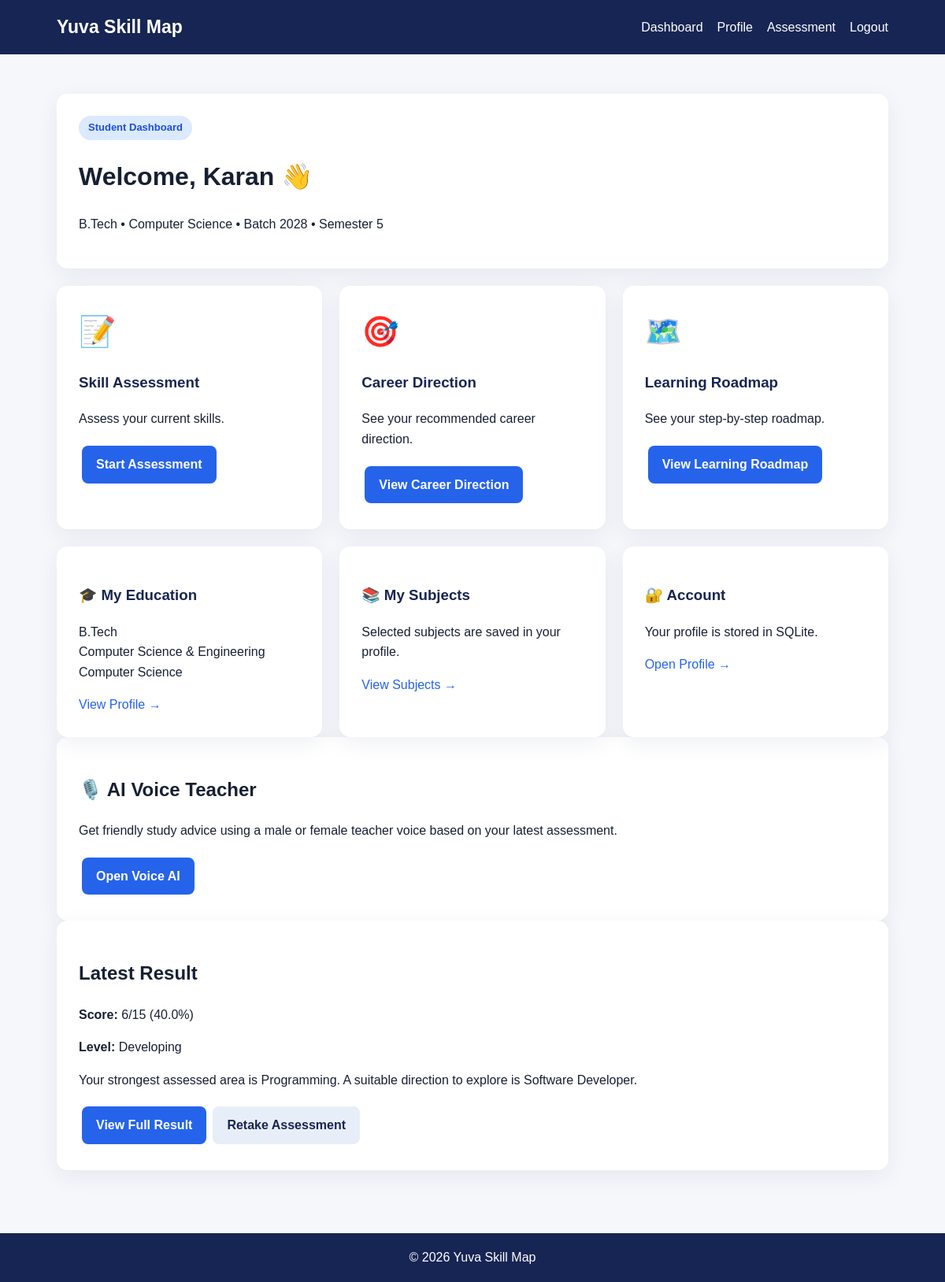
The app's page /dashboard (signed in) with its own data.
### tables this page shows
CREATE TABLE users(
    id INTEGER PRIMARY KEY AUTOINCREMENT,name TEXT NOT NULL,email TEXT UNIQUE NOT NULL,password TEXT NOT NULL,
    degree TEXT NOT NULL,branch TEXT NOT NULL,course TEXT NOT NULL,subjects TEXT NOT NULL,batch TEXT NOT NULL,semester TEXT NOT NULL,
    created_at TIMESTAMP DEFAULT CURRENT_TIMESTAMP);

CREATE TABLE results(
    id INTEGER PRIMARY KEY AUTOINCREMENT,user_id INTEGER,score INTEGER,total INTEGER,percentage REAL,level TEXT,
    recommendation TEXT,roadmap TEXT,category_scores TEXT,answers TEXT,created_at TIMESTAMP DEFAULT CURRENT_TIMESTAMP);

### app.py (the view)
@app.route("/dashboard")
@login_required
def dashboard():
    c = conn()
    u = c.execute(
        "SELECT * FROM users WHERE id=?",
        (session["user_id"],)
    ).fetchone()
    r = c.execute(
        """
        SELECT * FROM results
        WHERE user_id=?
        ORDER BY id DESC
        LIMIT 1
        """,
        (session["user_id"],)
    ).fetchone()
    c.close()
    return render_template(
        "dashboard.html",
        user=u,
        latest=r
    )

### app.py (called while the page is built)
def conn():
    c = sqlite3.connect(DB)
    c.row_factory = sqlite3.Row
    return c

def login_required(f):
    @wraps(f)
    def w(*a, **k):
        if session.get("user_id"):
            return f(*a, **k)
        return redirect(url_for("login"))
    return w

### templates/dashboard.html
<!doctype html><html><head><meta charset="UTF-8"><meta name="viewport" content="width=device-width,initial-scale=1"><title>Dashboard</title><link rel="stylesheet" href="/static/style.css"></head><body><header class="navbar"><a class="brand" href="/dashboard">Yuva Skill Map</a><nav><a href="/dashboard">Dashboard</a><a href="/profile">Profile</a><a href="/assessment">Assessment</a><a href="/logout">Logout</a></nav></header><main class="section"><div class="welcome-box"><span class="badge">Student Dashboard</span><h1>Welcome, {{user["name"]}} 👋</h1><p>{{user["degree"]}} • {{user["course"]}} • Batch {{user["batch"]}} • Semester {{user["semester"]}}</p></div><div class="grid three"><div class="card"><div class="emoji">📝</div><h3>Skill Assessment</h3><p>Assess your current skills.</p><a class="btn primary" href="/assessment">Start Assessment</a></div><div class="card"><div class="emoji">🎯</div><h3>Career Direction</h3><p>See your recommended career direction.</p>{% if latest %}<a class="btn primary" href="/result/{{latest['id']}}">View Career Direction</a>{% else %}<a class="btn light" href="/assessment">Take Assessment First</a>{% endif %}</div><div class="card"><div class="emoji">🗺️</div><h3>Learning Roadmap</h3><p>See your step-by-step roadmap.</p>{% if latest %}<a class="btn primary" href="/result/{{latest['id']}}">View Learning Roadmap</a>{% else %}<a class="btn light" href="/assessment">Generate Roadmap</a>{% endif %}</div></div><div class="grid three small-cards"><div class="card"><h3>🎓 My Education</h3><p>{{user["degree"]}}<br>{{user["branch"]}}<br>{{user["course"]}}</p><a href="/profile">View Profile →</a></div><div class="card"><h3>📚 My Subjects</h3><p>Selected subjects are saved in your profile.</p><a href="/profile">View Subjects →</a></div><div class="card"><h3>🔐 Account</h3><p>Your profile is stored in SQLite.</p><a href="/profile">Open Profile →</a></div></div><div class="card latest"><h2>🎙️ AI Voice Teacher</h2><p>Get friendly study advice using a male or female teacher voice based on your latest assessment.</p>{% if latest %}<a class="btn primary" href="/result/{{latest['id']}}">Open Voice AI</a>{% else %}<a class="btn light" href="/assessment">Take Assessment First</a>{% endif %}</div>
{% if latest %}<div class="card latest"><h2>Latest Result</h2><p><b>Score:</b> {{latest["score"]}}/{{latest["total"]}} ({{latest["percentage"]}}%)</p><p><b>Level:</b> {{latest["level"]}}</p><p>{{latest["recommendation"]}}</p><a class="btn primary" href="/result/{{latest['id']}}">View Full Result</a><a class="btn light" href="/assessment">Retake Assessment</a></div>{% endif %}</main><footer>© 2026 Yuva Skill Map</footer></body></html>

### static/style.css (style rules this page uses)
* { box-sizing:border-box }
body { margin:0;font-family:Arial,sans-serif;background:#f5f7fb;color:#172033;line-height:1.6 }
a { text-decoration:none;color:#2563eb }
.navbar { background:#172554;color:white;padding:16px 6%;display:flex;justify-content:space-between;align-items:center;gap:20px }
.brand { color:white;font-size:23px;font-weight:800 }
.navbar nav { display:flex;gap:18px;flex-wrap:wrap }
.navbar nav a { color:white }
.badge { display:inline-block;background:#dbeafe;color:#1d4ed8;border-radius:999px;padding:5px 12px;font-size:13px;font-weight:700 }
.btn { display:inline-block;border:0;border-radius:8px;padding:11px 18px;margin:5px 4px;font-weight:700;cursor:pointer }
.primary { background:#2563eb;color:white }
.light { background:#e8eef8;color:#172554 }
.section { padding:50px 6%;max-width:1400px;margin:auto }
.grid { display:grid;gap:22px }
.three { grid-template-columns:repeat(3,1fr) }
.card,.form-card,.assessment-card,.result-card,.table-card,.welcome-box { background:white;border-radius:14px;padding:28px;box-shadow:0 8px 28px #17255412 }
.emoji { font-size:38px }
.card h3 { color:#172554 }
.welcome-box { margin-bottom:22px }
.small-cards { margin-top:22px }
footer { background:#172554;color:white;text-align:center;padding:18px;margin-top:30px }

### records on screen
users: name "Karan", degree "B.Tech", course "Computer Science", batch "2028", semester "5", branch "Computer Science & Engineering"
results: score "6", total "15", percentage "40.0", level "Developing", recommendation "Your strongest assessed area is Programming. A suitable direction to explore is Software Developer."
